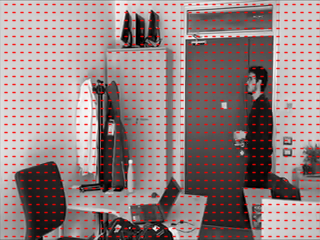
#> input picture docs/assets/images/04-camera-motion-1.png, 320 x 240 px
$ python results.py --video-name ../docs/assets/images/04-camera-motion-1.png
#> lines starting #> are read from the running program, lines starting #| are printed output that depends on the picture
### global_motion_estimation/utils.py
from cmath import log10, sqrt
from tkinter import image_names
import cv2
import time
import json
import numpy as np


def get_video_frames(path):
    """
    Given the path of the video capture, returns the list of frames.
    Frames are converted in grayscale.

    Argss:
        path (str): path to the video capture

    Returns:
        frames (list):  list of grayscale frames of the specified video
    """
    cap = cv2.VideoCapture(path)
    flag = True
    frames = list()
    while flag:
        if cap.grab():
            flag, frame = cap.retrieve()
#> frame is the input picture: shape (240, 320, 3); mean B, G, R 129.9, 129.9, 146.9
#> flag = True
            if frame.shape[2] == 3:
                frame = cv2.cvtColor(frame, cv2.COLOR_BGR2GRAY)
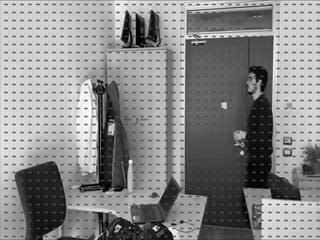
#> frame: shape (240, 320); min 0, max 255, mean 134.9
            frames.append(frame)
        else:
            flag = False
    return frames


# [131 lines left out: functions get_pyramids, draw_motion_field, timer, PSNR, create_video_from_frames, some_data, not called in this run]


# [20 lines that do not run on import are left out]

### global_motion_estimation/results.py
from utils import get_video_frames, draw_motion_field, PSNR
import motion as motion
from json import dump
import numpy as np
import argparse
import shutil
import cv2
import os


FRAME_DISTANCE = 1


def main(args):

    video = args.path
    if args.fd is not None:
        FRAME_DISTANCE = int(args.fd)

    video_path = os.path.join("resources", "videos", video)
    results_path = os.path.join("results", "")
    save_path = os.path.join(results_path, video.replace(".mp4", ""), "")
    if os.path.isdir(save_path):
        shutil.rmtree(save_path)
    if not os.path.isdir(results_path):
        os.mkdir(results_path)

    os.mkdir(save_path)
    os.mkdir(os.path.join(save_path, "frames", ""))
    os.mkdir(os.path.join(save_path, "compensated", ""))
    os.mkdir(os.path.join(save_path, "curr_prev_diff", ""))
    os.mkdir(os.path.join(save_path, "model_motion_field", ""))
    os.mkdir(os.path.join(save_path, "curr_comp_diff", ""))

    psnr_dict = {}
    frames = get_video_frames(video_path)
    try:
        print("frame shape: {}".format(frames[0].shape))
    except:
        raise Exception("Error reading video file: check the name of the video!")
    for idx in range(FRAME_DISTANCE, len(frames)):

        j = (idx + 1) / len(frames)
        print("[%-20s] %d/%d frames" % ("=" * int(20 * j), idx, len(frames)))

        # get previous, current and compensated
        previous = frames[idx - FRAME_DISTANCE]
        current = frames[idx]

        params = motion.global_motion_estimation(previous, current)

        model_motion_field = motion.get_motion_field_affine(
            (int(previous.shape[0] / motion.BBME_BLOCK_SIZE), int(previous.shape[1] / motion.BBME_BLOCK_SIZE), 2), parameters=params
        )


        shape = (previous.shape[0]//motion.BBME_BLOCK_SIZE, previous.shape[1]//motion.BBME_BLOCK_SIZE)
        # compensate camera motion on previous frame
        compensated = motion.compensate_frame(previous, model_motion_field)


        idx_name = str(idx)
        # save frames
        cv2.imwrite(
            os.path.join(save_path, "frames", "")
            + str(idx-5)
            + ".png",
            previous,
        )

        # save compensated
        cv2.imwrite(
            os.path.join(save_path, "compensated", "")
            + str(idx-5)
            + ".png",
            compensated,
        )

        # save differences
        diff_curr_prev = (
            np.absolute(current.astype("int") - previous.astype("int"))
        ).astype("uint8")
        diff_curr_comp = (
            np.absolute(current.astype("int") - compensated.astype("int"))
        ).astype("uint8")
        cv2.imwrite(
            os.path.join(save_path, "curr_prev_diff", "")
            + str(idx)
            + ".png",
            diff_curr_prev,
        )
        cv2.imwrite(
            os.path.join(save_path, "curr_comp_diff", "")
            + str(idx)
            + ".png",
            diff_curr_comp,
        )

        # save motion model motion field
        draw = draw_motion_field(previous, model_motion_field)
        cv2.imwrite(
            os.path.join(save_path, "model_motion_field", "")
            + str(idx)
            + ".png",
            draw,
        )

        ## compute PSNR
        psnr = PSNR(current, compensated)
        psnr_dict[idx_name] = str(psnr)
        with open(save_path + "psnr_records.json", "w") as outfile:
            dump(psnr_dict, outfile)

if __name__ == "__main__":
    """Once set the video path and save path creates a lot of data for your report. Namely, it saves frames, compensated frames, frame differences and estimations of global motion.
    """
    parser = argparse.ArgumentParser(
        description="Launches GME and yields results"
    )
    parser.add_argument(
        "-v",
        "--video-name",
        dest="path",
        type=str,
        required=True,
        help="name of the video to analyze (no ext)",
    )
    parser.add_argument(
        "-f",
        "--frame-distance",
        dest="fd",
        type=str,
        required=False,
        help="frame displacement",
    )
    args = parser.parse_args()

    main(args)
